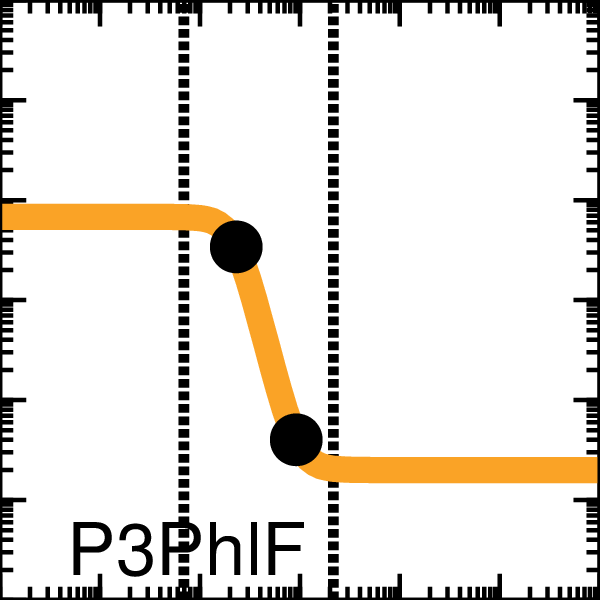

This chart was generated by the following gnuplot code:

set output "job_1450670125596_A000_xfer_model_P3_PhlF.eps"
set terminal postscript eps enhanced color "Helvetica, 35" size 2,2
set logscale x
set logscale y
set lmargin screen 0.0
set rmargin screen 1.0
set tmargin screen 1.0
set bmargin screen 0.0
set size ratio 1.0
set border linewidth 2
set tics scale 2
set mxtics 10
set mytics 10
set key bottom left
set key samplen -1
set xrange [0.001:1000.0]
set yrange [0.001:1000.0]
set format y "10^{%L}"    
set format x "10^{%L}"    
set format x ""    
set xlabel '0001'
set arrow from 0.06901477711896391,0.001 to 0.06901477711896391,1000.0 nohead lw 10 lt 2 lc rgb '#000000'
set arrow from 2.1570177338657346,0.001 to 2.1570177338657346,1000.0 nohead lw 10 lt 2 lc rgb '#000000'
ymin = 0.02
ymax = 6.8
n = 4.2
K = 0.23
set dummy x

plot ymin+(ymax-ymin)/(1.0+(x/K)**n) lw 25 lc rgb '#F9A427' title 'P3PhlF',\
 "<echo '1 2'" using (0.230323307):(3.400000001301316)  with points pt 7 ps 4 lc rgb 'black' notitle,\
 "<echo '1 2'" using (0.920133536):(0.04000000004283734)  with points pt 7 ps 4 lc rgb 'black' notitle
